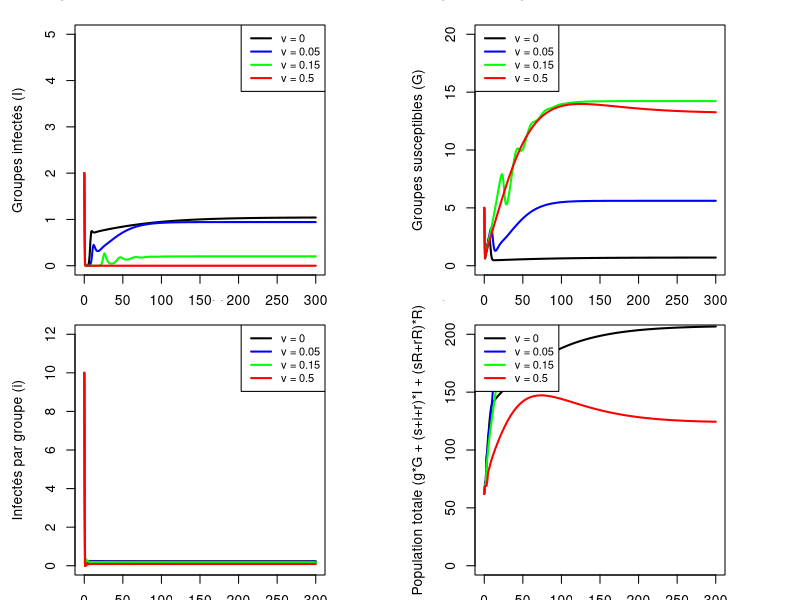

Write R code to recreate this figure.
## ---- chunk 1
library(DiagrammeR)

grViz("
digraph SIR_original {

  # Configuration générale
  graph [rankdir=LR, fontsize=14, label='\\nModèle SIR original — Niveau individuel (au sein d\\'un groupe infecté)', 
         labelloc=t, fontname='Helvetica-Bold', bgcolor='white']
  node  [shape=box, style='filled, rounded', fontname='Helvetica', fontsize=13, width=1.8, height=0.8]
  edge  [fontname='Helvetica', fontsize=11]

  # Compartiments
  S [label='S\\n(Susceptibles)', fillcolor='#ADD8E6']
  I [label='I\\n(Infectés)',     fillcolor='#FFB3B3']
  R [label='R\\n(Rétablis)',     fillcolor='#B3FFB3']

  # Transitions
  S -> I [label='  βw·s·i / (1+s+i+r)  ', color='red',    penwidth=2]
  I -> R [label='  σ (guérison)  ',         color='green',  penwidth=2]
  R -> S [label='  φ (perte immunité)  ',   color='orange', penwidth=2]

  # Mortalité
  I -> mort_I [label='  α (mort maladie)  ', color='gray', style=dashed]
  mort_I [label='†', shape=plaintext, fontsize=18, fillcolor='white', style='']
}
")
## ---- chunk 2
grViz("
digraph SIR_vaccination {

  graph [rankdir=LR, fontsize=14, 
         label='\\nModèle SIR avec vaccination — Niveau individuel', 
         labelloc=t, fontname='Helvetica-Bold', bgcolor='white']
  node  [shape=box, style='filled, rounded', fontname='Helvetica', fontsize=13, width=1.8, height=0.8]
  edge  [fontname='Helvetica', fontsize=11]

  # Compartiments
  S [label='S\\n(Susceptibles)', fillcolor='#ADD8E6']
  I [label='I\\n(Infectés)',     fillcolor='#FFB3B3']
  R [label='R\\n(Rétablis)',     fillcolor='#B3FFB3']

  # Transitions originales
  S -> I [label='  βw·s·i / (1+s+i+r)  ', color='red',    penwidth=2]
  I -> R [label='  σ (guérison)  ',         color='green',  penwidth=2]
  R -> S [label='  φ (perte immunité)  ',   color='orange', penwidth=2]

  # VACCINATION (nouvelle transition)
  S -> R [label='  ν (vaccination)  ', color='blue', penwidth=3, style=bold]

  # Mortalité
  I -> mort_I [label='  α (mort maladie)  ', color='gray', style=dashed]
  mort_I [label='†', shape=plaintext, fontsize=18, fillcolor='white', style='']
}
")
## ---- chunk 3
grViz("
digraph SIR_groupes {

  graph [rankdir=LR, fontsize=14, 
         label='\\nModèle SIR avec vaccination — Niveau des groupes sociaux', 
         labelloc=t, fontname='Helvetica-Bold', bgcolor='white']
  node  [shape=ellipse, style='filled', fontname='Helvetica', fontsize=13, width=2, height=1]
  edge  [fontname='Helvetica', fontsize=11]

  # Groupes
  G [label='G\\nGroupes\\nSusceptibles', fillcolor='#ADD8E6']
  Ig [label='I\\nGroupes\\nInfectés',    fillcolor='#FFB3B3']
  Rg [label='R\\nGroupes\\nRétablis',    fillcolor='#B3FFB3']

  # Transitions originales
  G -> Ig  [label='  β·I·G / (G+I+R)  ', color='red', penwidth=2]
  Ig -> Rg [label='  σ / (1+i)  ',        color='green', penwidth=2]
  Rg -> G  [label='  φ / (1+rR)  ',       color='orange', penwidth=2]

  # VACCINATION — groupes susceptibles deviennent rétablis
  G -> Rg [label='  ν·G (vaccination)  ', color='blue', penwidth=3, style=bold]

  # Réinfection possible
  Rg -> Ig [label='  β·I·R·(sR/(sR+rR))\\n/ (G+I+R)  ', color='darkred', penwidth=1.5, style=dashed]
}
")
## ---- chunk 4
library(deSolve)

# Paramètres
d    <- 0.12   # mortalité naturelle
f    <- 0.01   # fission
gf   <- 8      # taille critique de fission
c_   <- 4      # fusion (on évite le conflit avec la fonction c())
e    <- 0.001  # extinction
Bf   <- 1      # femelles reproductrices
bf   <- 3      # petits par femelle
a    <- 0.01   # agression
beta <- 15     # transmission intergroupe
betaw <- 35    # transmission intragroupe
alpha <- 1     # mortalité maladie
sigma <- 12    # guérison
phi   <- 0.25  # perte d'immunité
nu    <- 0     # taux de vaccination (à varier)

# Conditions initiales
G0  <- 5;  I0  <- 2;  R0  <- 1
g0  <- 7;  s0  <- 0;  i0  <- 10
r0  <- 0;  sR0 <- 1;  rR0 <- 6

# Modèle SIR avec vaccination
Modele_SIR_Vaccin <- function(t, x, parms) {
  
  G  <- max(x[1], 0)
  I  <- max(x[2], 0)
  g  <- max(x[3], 0)
  s  <- max(x[4], 0)
  i  <- max(x[5], 0)
  r  <- max(x[6], 0)
  R  <- max(x[7], 0)
  sR <- max(x[8], 0)
  rR <- max(x[9], 0)
  
  with(as.list(parms), {
    
    # --- Niveau individuel ---
    
    # Éq. 13 modifiée : susceptibles dans groupe susceptible
    # AJOUT: -nu*g (les vaccinés quittent g)
    dg <- Bf*bf - (d + a + nu)*g - (g*g*f)/((gf+g)*(d/(c_+d))) - e*g*(G+I+R)
    
    # Éq. 14 modifiée : susceptibles dans groupe infecté
    # AJOUT: -nu*s dans le terme (d+a+nu)*s
    ds <- Bf*bf*((s+r)/(0.001+s+r)) - (d + a + nu)*s + phi*r - 
          s*f*(s+i+r)/((gf+s+i+r)*(d/(c_+d))) - e*s*(G+I+R) - 
          (betaw*s*i)/(1+s+i+r)
    
    # Éq. 15 : infectés dans groupe infecté (INCHANGÉE — on ne vaccine pas les infectés)
    di <- (betaw*s*i)/(1+s+i+r) - (d + sigma + alpha + a)*i - e*i*(G+I+R)
    
    # Éq. 16 modifiée : rétablis dans groupe infecté
    # AJOUT: +nu*s (les susceptibles vaccinés rejoignent r)
    dr <- sigma*i + nu*s - (d + phi + a)*r - 
          r*f*(s+i+r)/((gf+s+i+r)*(d/(c_+d))) - e*r*(G+I+R)
    
    # Éq. 17 modifiée : susceptibles dans groupe rétabli
    # AJOUT: -nu*sR
    dsR <- Bf*bf*((sR+rR)/(0.001+sR+rR)) - (d + a + nu)*sR + phi*rR - 
           ((sR+rR)*f*sR)/((gf+sR+rR)*(d/(c_+d))) - e*sR*(G+I+R)
    
    # Éq. 18 modifiée : rétablis dans groupe rétabli
    # AJOUT: +nu*sR (les susceptibles vaccinés rejoignent rR)
    drR <- sigma*i/(1+i) + nu*sR - (d + phi + a)*rR - 
           ((sR+rR)*rR*f)/((gf+sR+rR)*(d/(c_+d))) - e*rR*(G+I+R)
    
    # --- Niveau des groupes ---
    
    # Éq. 19 : groupes susceptibles (INCHANGÉE)
    dG <- (G*c_*f*g*g)/((gf+g)*(d+c_)) - a*G - e*G*(G+I+R) + 
          R*phi/(1+rR) - beta*I*G/(G+I+R)
    
    # Éq. 20 : groupes infectés (INCHANGÉE)
    dI <- beta*I*(G+(R*(sR/(sR+rR))))/(G+I+R) - a*I - e*I*(G+I+R) - 
          I*((alpha+sigma)/(1+i))
    
    # Éq. 21 : groupes rétablis (INCHANGÉE)
    dR <- I*sigma/(1+i) + (c_*f*R*((sR+rR)^2))/((gf+sR+rR)*(c_+d)) - 
          a*R - e*R*(G+I+R) - R*phi/(1+rR) - 
          beta*I*(R*(sR/(sR+rR)))/(G+I+R)
    
    res <- c(dG, dI, dg, ds, di, dr, dR, dsR, drR)
    list(res)
  })
}
## ---- chunk 5
ic    <- c(G=G0, I=I0, g=g0, s=s0, i=i0, r=r0, R=R0, sR=sR0, rR=rR0)
times <- seq(0, 300, by=1)

# Tester différents taux de vaccination
nu_values <- c(0, 0.05, 0.15, 0.5)
colors    <- c("black", "blue", "green", "red")

par(mfrow=c(2,2), pty="s", pin=c(2.5, 2.5))

# --- Panneau 1 : Nombre de groupes infectés (I) ---
plot(NULL, xlim=c(0,300), ylim=c(0, max(I0+2, 5)), 
     xlab="Temps (jours)", ylab="Groupes infectés (I)",
     main="Groupes infectés selon le taux de vaccination")

for(j in seq_along(nu_values)) {
  parms <- c(d=d, f=f, gf=gf, c_=c_, e=e, Bf=Bf, bf=bf, a=a,
             beta=beta, betaw=betaw, alpha=alpha, sigma=sigma, phi=phi, 
             nu=nu_values[j])
  sol <- ode(ic, times, Modele_SIR_Vaccin, parms, 
             maxsteps=1e6, method="vode")
  lines(sol[,"time"], sol[,"I"], col=colors[j], lwd=2)
}
legend("topright", legend=paste("ν =", nu_values), col=colors, lwd=2, cex=0.8)

# --- Panneau 2 : Nombre de groupes susceptibles (G) ---
plot(NULL, xlim=c(0,300), ylim=c(0, 20),
     xlab="Temps (jours)", ylab="Groupes susceptibles (G)",
     main="Groupes susceptibles selon le taux de vaccination")

for(j in seq_along(nu_values)) {
  parms <- c(d=d, f=f, gf=gf, c_=c_, e=e, Bf=Bf, bf=bf, a=a,
             beta=beta, betaw=betaw, alpha=alpha, sigma=sigma, phi=phi,
             nu=nu_values[j])
  sol <- ode(ic, times, Modele_SIR_Vaccin, parms,
             maxsteps=1e6, method="vode")
  lines(sol[,"time"], sol[,"G"], col=colors[j], lwd=2)
}
legend("topleft", legend=paste("ν =", nu_values), col=colors, lwd=2, cex=0.8)

# --- Panneau 3 : Infectés individuels (i) dans groupes infectés ---
plot(NULL, xlim=c(0,300), ylim=c(0, 12),
     xlab="Temps (jours)", ylab="Infectés par groupe (i)",
     main="Infectés individuels (i) dans groupes I")

for(j in seq_along(nu_values)) {
  parms <- c(d=d, f=f, gf=gf, c_=c_, e=e, Bf=Bf, bf=bf, a=a,
             beta=beta, betaw=betaw, alpha=alpha, sigma=sigma, phi=phi,
             nu=nu_values[j])
  sol <- ode(ic, times, Modele_SIR_Vaccin, parms,
             maxsteps=1e6, method="vode")
  lines(sol[,"time"], sol[,"i"], col=colors[j], lwd=2)
}
legend("topright", legend=paste("ν =", nu_values), col=colors, lwd=2, cex=0.8)

# --- Panneau 4 : Population totale ---
plot(NULL, xlim=c(0,300), ylim=c(0, 200),
     xlab="Temps (jours)", ylab="Population totale (g*G + (s+i+r)*I + (sR+rR)*R)",
     main="Population totale selon le taux de vaccination")

for(j in seq_along(nu_values)) {
  parms <- c(d=d, f=f, gf=gf, c_=c_, e=e, Bf=Bf, bf=bf, a=a,
             beta=beta, betaw=betaw, alpha=alpha, sigma=sigma, phi=phi,
             nu=nu_values[j])
  sol <- ode(ic, times, Modele_SIR_Vaccin, parms,
             maxsteps=1e6, method="vode")
  pop_total <- sol[,"g"]*sol[,"G"] + (sol[,"s"]+sol[,"i"]+sol[,"r"])*sol[,"I"] + 
               (sol[,"sR"]+sol[,"rR"])*sol[,"R"]
  lines(sol[,"time"], pop_total, col=colors[j], lwd=2)
}
legend("topleft", legend=paste("ν =", nu_values), col=colors, lwd=2, cex=0.8)
